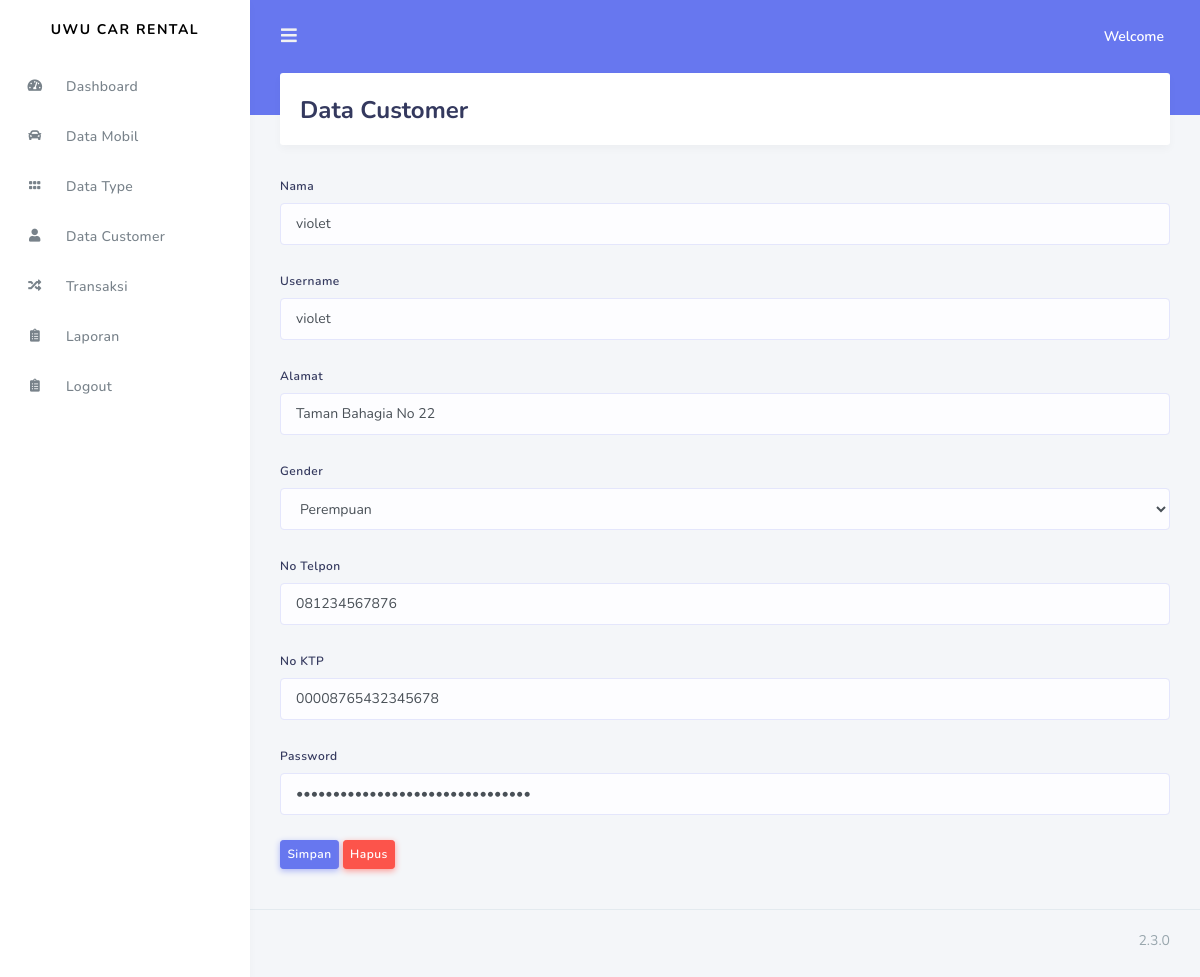
Screenshot of /rental_mobill/Admin/Data_customer/update_customer/2 (signed in) with the database file from the repository.
### tables this page shows
CREATE TABLE `customer` (
  `id_customer` int(11) NOT NULL,
  `nama` varchar(120) NOT NULL,
  `username` varchar(120) NOT NULL,
  `alamat` varchar(120) NOT NULL,
  `gender` varchar(20) NOT NULL,
  `no_tlp` varchar(20) NOT NULL,
  `no_ktp` varchar(50) NOT NULL,
  `password` varchar(120) NOT NULL,
  `role_id` int(11) NOT NULL
);

### rental_mobill/application/controllers/Admin/Data_customer.php (called while the page is built, shortened)
<?php
class Data_customer extends CI_Controller {
    public function update_customer($id){
        $data['customer'] = $this->db->query("SELECT * FROM customer WHERE id_customer = '$id'")->result();
       $this->load->view('templates_admin/header');
       $this->load->view('templates_admin/sidebar');
       $this->load->view('Admin/Form_update_customer', $data);
       $this->load->view('templates_admin/footer');
    }
}
?>

### rental_mobill/index.php (called while the page is built, shortened)
<?php
require_once BASEPATH.'core/CodeIgniter.php';

### rental_mobill/application/views/Admin/Form_update_customer.php (the view, shortened to what this page needs)
<div class="main-content">
        <section class="section">
          <div class="section-header">
            <h1>Data Customer</h1>
          </div>
        </section>
        <?php foreach ($customer as $cs) : ?>
        <form method ="POST" action="<?php echo base_url('Admin/Data_customer/update_customer_aksi')?>">
            <div class="form-group">
                <label>Nama</label>
                <input type="text" name="nama" class="form-control" value="<?php echo $cs->nama ?>">
            </div>
            <div class="form-group">
                <label>Username</label>
                <input type="text" name="username" class="form-control" value="<?php echo $cs->username ?>">
            </div>
            <div class="form-group">
                <label>Alamat</label>
                <input type="text" name="alamat" class="form-control" value="<?php echo $cs->alamat ?>">
            </div>
            <div class="form-group">
                <label>Gender</label>
                <select name="gender" class="form-control">
                    <option value="<?php echo $cs->gender ?>"><?php echo $cs->gender ?></option>
                </select>
            </div>
            <div class="form-group">
                <label>No Telpon</label>
                <input type="text" name="no_tlp" class="form-control" value="<?php echo $cs->no_tlp ?>">
            </div>
            <div class="form-group">
                <label>No KTP</label>
                <input type="text" name="no_ktp" class="form-control" value="<?php echo $cs->no_ktp ?>">
            </div>
            <div class="form-group">
                <label>Password</label>
                <input type="password" name="password" class="form-control" value="<?php echo $cs->password ?>">
            </div>
            <button type="submit" class="btn btn-sm btn-primary">Simpan</button>
            <button type="reset" class="btn btn-sm btn-danger">Hapus</button>
        </form>
        <?php endforeach; ?>
</div>

### rows the page displays
customer: nama "violet", username "violet", alamat "Taman Bahagia No 22", gender "Perempuan", no_tlp "081234567876", no_ktp "00008765432345678"
